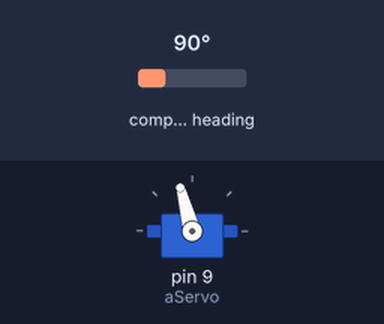
Simulated run of this sketch. Board: Arduino Uno, built with avr-gcc and run on an emulated ATmega328P. Parts: servo. Inputs (shaded band) come from the test bench; at power-on: compass heading 90°.

Above: at 1.3 s.
1.4 s: compass heading set to 7°
At 2.7 s:
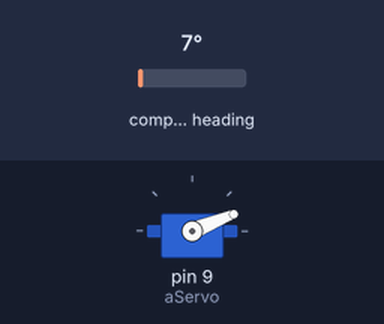
3.0 s: compass heading set to 180°
At 4.1 s:
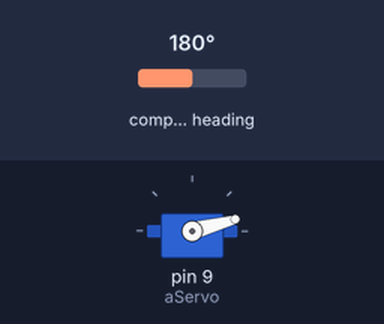
4.5 s: compass heading set to 168°
At 5.4 s:
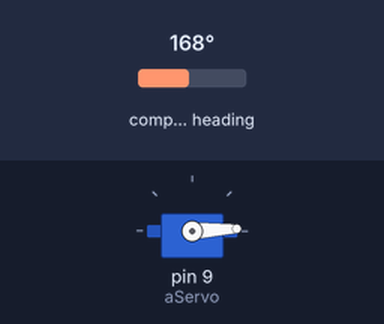
6.0 s: compass heading set to 158°
At 6.7 s:
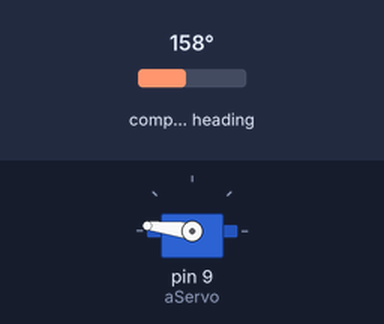
7.5 s: compass heading set to 90°
At 8.0 s:
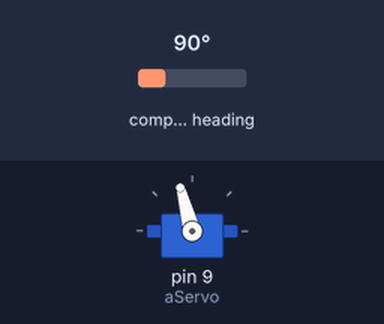
Timing chart, 0 to 10.0 s (numbered marks = the images above; inputs shaded):
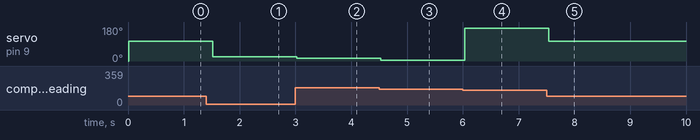

Measured:
- the behaviour switches between 165 and 164° on compass heading (found by bisection; images 3 and 4)
- after the input at 1.4 s, servo on pin 9 (aServo): 105° → 22° after 0.12 s
- after the input at 3.0 s, servo on pin 9 (aServo): 22° → 15° at once
- after the input at 4.5 s, servo on pin 9 (aServo): 15° → 3° at once
- after the input at 6.0 s, servo on pin 9 (aServo): 3° → 173° at once
- after the input at 7.5 s, servo on pin 9 (aServo): 173° → 105° at once

The sketch:

Project.ino
```cpp
// Created by Jack Wilson 5/28/2020 for the EE 352 final project.
// The goal of this sketch is build an electric compass.

#include <Servo.h>
#include <QMC5883L.h>

Servo aServo;
QMC5883L compass;

const bool testing = false;
int posX, posY, posZ;
float heading, headingDegrees;


void setup() {
  // start ports
  Wire.begin();
  Serial.begin(9600);

  // initiate objects
  aServo.attach(9);
  compass.init();
  compass.setMode(Mode_Continuous, ODR_10Hz, RNG_8G, OSR_512);

  // set servo to default position
  aServo.write(0);
  delay(15);
}

void loop() {
  compass.read(&posX, &posY, &posZ);  // updates variables by reference
  updateHeadings();
  aServo.write(convHeadToPos(headingDegrees));
  delay(500);
}

// Calculate heading when the magnetometer is level, then correct for signs of axis.
// This uses the global variables.
void updateHeadings() {
  // Atan2() automatically checks the correct formula taking care of the quadrant you are in
  heading = atan2(posY, posX);

  float declinationAngle = 0.2772;  // +15° 53' = 0.2772
  heading += declinationAngle;

  // Correct for when signs are reversed.
  if (heading < 0)
    heading += 2 * PI;

  // Check for wrap due to addition of declination.
  if (heading > 2 * PI)
    heading -= 2 * PI;

  // Convert radians to degrees for readability.
  headingDegrees = heading * 180 / M_PI;

  if (testing) {
    Serial.print("x: ");
    Serial.print(posX);
    Serial.print("    y: ");
    Serial.print(posY);
    Serial.print("    z: ");
    Serial.print(posZ);
    Serial.print("    heading: ");
    Serial.print(heading);
    Serial.print("    Radius: ");
    Serial.print(headingDegrees);
    Serial.println();
  }
}

// Convert degrees to servo motor position.
// The servo flips on the N-S lines.
float convHeadToPos(float deg) {
  return (deg >= 180) ? deg - 180 : deg ;
}
```
